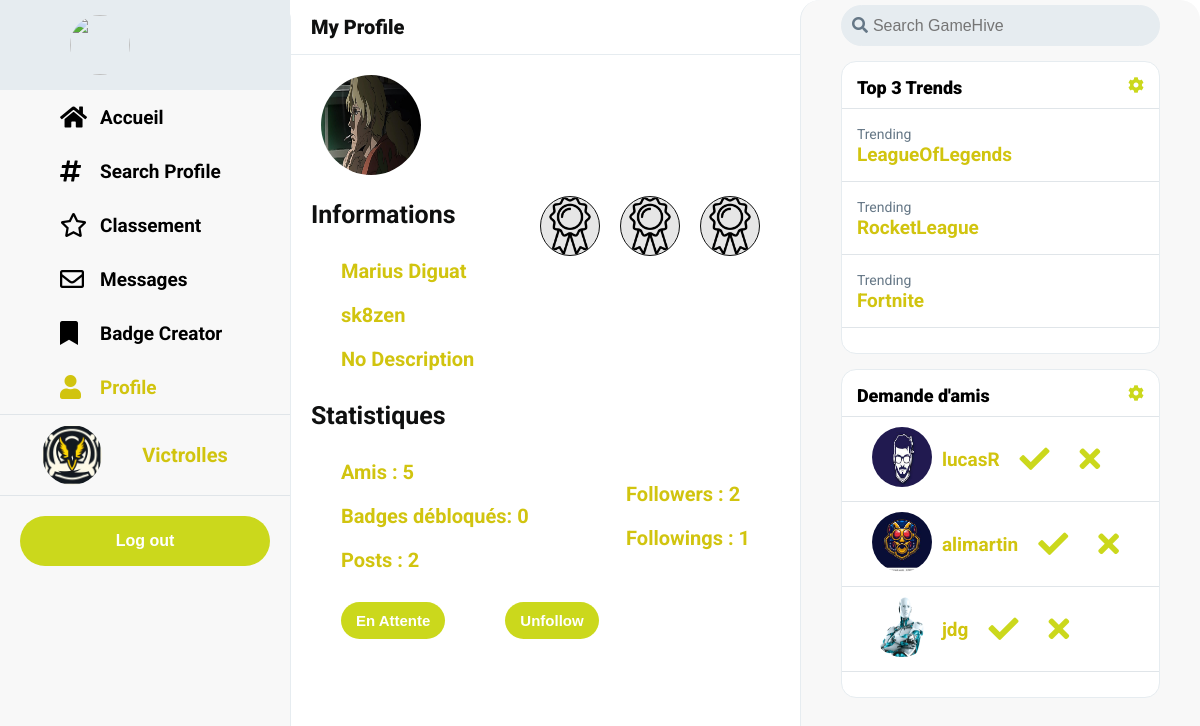
The page /profil.php?pseudo=sk8zen (signed in) on the database its author committed.
### tables this page shows
CREATE TABLE `profil` (
  `id` int(11) NOT NULL,
  `name` varchar(100) NOT NULL,
  `surname` varchar(100) NOT NULL,
  `pseudo` varchar(100) NOT NULL,
  `avatar` varchar(200) NOT NULL,
  `datedenaissance` date NOT NULL,
  `email` varchar(100) NOT NULL,
  `description` varchar(250) NOT NULL,
  `password` varchar(100) NOT NULL
);

CREATE TABLE `badge` (
  `id` int(11) NOT NULL,
  `image` varchar(200) NOT NULL,
  `description` varchar(100) NOT NULL,
  `id_game` int(11) NOT NULL
);

### php/database.php (called while the page is built, shortened)
<?php
function GetIdFromPseudo($pseudo) {
  global $conn;
  if (!isset($pseudo) || empty($pseudo)){
    $pseudo = $_COOKIE["pseudo"];
  }
  $sql = "SELECT
            *
          FROM
            profil
          WHERE
            pseudo = '$pseudo'";
  $result = $conn->query($sql);
  $row = $result->fetch_assoc();
  $id_profil = $row["id"];
  return $id_profil;
}
function GetNumberOfFriends($id_profil){
  global $conn;
  $sql = "SELECT
            *
          FROM
            friend
          WHERE
            id_profil1 = $id_profil
          OR
            id_profil2 = $id_profil";
  $result = $conn->query($sql);
  $number_of_friends = mysqli_num_rows($result);
  return $number_of_friends;
}
function GetNumberOfBadges($id_profil){
  global $conn;
  $sql = "SELECT
            *
          FROM
            unlocked_badge
          WHERE
            id_profil = $id_profil";
  $result = $conn->query($sql);
  $number_of_badges = mysqli_num_rows($result);
  return $number_of_badges;
}
function GetNumberOfPosts($id_profil){
  global $conn;
  $sql = "SELECT
            *
          FROM
            post
          WHERE
            id_profil = $id_profil";
  $result = $conn->query($sql);
  $number_of_posts = mysqli_num_rows($result);
  return $number_of_posts;
}
function GetNumberOfFollowers($id_profil){
  global $conn;
  $sql = "SELECT
            *
          FROM
            follow
          WHERE
            id_followed = $id_profil";
  $result = $conn->query($sql);
  $number_of_followers = mysqli_num_rows($result);
  return $number_of_followers;
}
function GetNumberOfFollowings($id_profil){
  global $conn;
  $sql = "SELECT
            *
          FROM
            follow
          WHERE
            id_follower = $id_profil";
  $result = $conn->query($sql);
  $number_of_followings = mysqli_num_rows($result);
  return $number_of_followings;
}
function CheckIfFollowing($id_follower, $id_followed){
  global $conn;
  $sql = "SELECT
            *
          FROM
            follow
          WHERE
            id_follower = $id_follower
          AND
            id_followed = $id_followed";
  $result = $conn->query($sql);
  if (mysqli_num_rows($result) > 0) {
    return true;
  } else {
    return false;
  }
}
function CheckIfFriend($id_profil1, $id_profil2){
  global $conn;
  $sql = "SELECT
            *
          FROM
            friend
          WHERE
            (id_profil1 = $id_profil1 AND id_profil2 = $id_profil2)
          OR
            (id_profil1 = $id_profil2 AND id_profil2 = $id_profil1)";
  $result = $conn->query($sql);
  if (mysqli_num_rows($result) > 0) {
    return true;
  } else {
    return false;
  }
}
function CheckIfAccepted($id_profil1, $id_profil2){
  global $conn;
  $sql = "SELECT
            accepter
          FROM
            friend
          WHERE
            (id_profil1 = $id_profil1 AND id_profil2 = $id_profil2)
          OR
            (id_profil1 = $id_profil2 AND id_profil2 = $id_profil1)";
  $result = $conn->query($sql);
  $row = $result->fetch_assoc();
  if (mysqli_num_rows($result) > 0){
    if ($row["accepter"] == 1){
      return true;
    } else {
      return false;
    }
  } else {
    return false;
  }
}
function CheckIfProfil1SentRequest($id_profil1, $id_profil2){
  global $conn;
  $sql = "SELECT
            *
          FROM
            friend
          WHERE
            id_profil1 = $id_profil1
          AND
            id_profil2 = $id_profil2";
  $result = $conn->query($sql);
  if (mysqli_num_rows($result) > 0) {
    return true;
  } else {
    return false;
  }
}
?>

### profil.php (the view, shortened to what this page needs)
<?php
include "php/database.php";
global $conn;
if (isset($_GET["pseudo"]) && $_GET["pseudo"] != ""){
    $pseudo = $_GET["pseudo"];
    $id_profil = GetIdFromPseudo($pseudo);
    $sql = "SELECT
                *
            FROM
                profil
            WHERE
                pseudo = '$pseudo'";
    $result = $conn->query($sql);
    $row = $result->fetch_assoc();
    $prenom = $row["name"];
    $nom = $row["surname"];
    $avatar = $row["avatar"];
    $description = $row["description"];
} else {
    header("location: accueil.php");
}
$numberOfFriends = GetNumberOfFriends($id_profil);
$numberOfBadges = GetNumberOfBadges($id_profil);
$numberOfPosts = GetNumberOfPosts($id_profil);
$numberOfFollowers = GetNumberOfFollowers($id_profil);
$numberOfFollowings = GetNumberOfFollowings($id_profil);
?>
<?php include "php/header.php"; ?>
<div class="grid-container">
    <?php require_once('php/left-sidebar.php'); ?>
    <div class="main profile">
        <p class="page__title">My Profile</p>
        <div class="container">
            <div class="profile__infos">
                <div class="left">
                    <img class='ico' src='<?php echo $avatar ?>' alt='avatar'>
                    <h2>Informations</h2>
                    <p><?php echo $prenom . " " . $nom; ?></p>
                    <p><?php echo $pseudo; ?></p>
                    <p><?php echo $description; ?></p>
                </div>
                <div class="right">
                    <?php
                    require_once('php/display_badges.php');
                    ?>
                </div>
            </div>
            <h2>Statistiques</h2>
            <div class="profile__stats">
                <div class="left">
                    <p>Amis : <?php echo $numberOfFriends; ?></p>
                    <p>Badges débloqués: <?php echo $numberOfBadges; ?></p>
                    <p>Posts : <?php echo $numberOfPosts; ?></p>
                </div>
                <div class="right">
                    <p>Followers : <?php echo $numberOfFollowers; ?></p>
                    <p>Followings : <?php echo $numberOfFollowings; ?></p>
                </div>
            </div>
            <?php
                if ($pseudo != $_COOKIE["pseudo"]){
                    $id_profil2 = GetIdFromPseudo($_COOKIE["pseudo"]);
                    echo "  <form action='php/friends_follows.php' method='post'>
                                <input type='hidden' name='id_profil' value='$id_profil'>
                                <input type='hidden' name='pseudo' value='$pseudo'>";
                    if (CheckIfFriend($id_profil2, $id_profil)){
                        if (CheckIfAccepted($id_profil2, $id_profil)){
                            echo "<input class = 'button__tweet' type='submit' name='submit' value='Unfriend'>";
                        } else {
                            if (CheckIfProfil1SentRequest($id_profil2, $id_profil))
                            {
                                echo "<input class = 'button__tweet' type='submit' name='submit' value='En Attente'>";
                            }else {
                                echo "<input class = 'button__tweet' type='submit' name='submit' value='Accepter'>";
                            }
                        }
                    } else {
                        echo "<input class = 'button__tweet' type='submit' name='submit' value='Addfriend'>";
                    }
                    if (CheckIfFollowing($id_profil2, $id_profil)){
                        echo "<input class = 'button__tweet' type='submit' name='submit' value='Unfollow'>";
                    } else {
                        echo "<input class = 'button__tweet' type='submit' name='submit' value='Follow'>";
                    }
                    echo "</form>";
                }
            ?>
        </div>
    </div>
    <?php require_once('php/right-sidebar.php'); ?>
</div>

### php/left-sidebar.php (shortened to what this page needs)
<?php
$pseudo_sidebar = $_COOKIE['pseudo'];
$sql = "SELECT
            *
        FROM
            profil
        WHERE
            pseudo = '$pseudo_sidebar'";
$result = $conn->query($sql);
$row = $result->fetch_assoc();
$avatar_sidebar = $row["avatar"];
$path = parse_url($_SERVER['REQUEST_URI'], PHP_URL_PATH);
$fileName = pathinfo($path, PATHINFO_FILENAME);
?>
<div class="sidebar">
    <ul style="list-style: none">
        <li>
            <img class="ico" src="images/avatar.png" alt="">
        </li>
        <li class="<?php echo ($fileName == 'accueil') ? 'active__menu' : ''; ?>">
            <i class="fa fa-home"></i>
            <span>
                <a href="accueil.php">
                    <p>Accueil</p>
                </a>
            </span>
        </li>
        <li class="<?php echo ($fileName == 'search_profile') ? 'active__menu' : ''; ?>">
            <i class="fa fa-hashtag"></i>
            <span>
                <a href="search_profile.php">
                    <p>Search Profile</p>
                </a>
            </span>
        </li>
        <li class="<?php echo ($fileName == 'classement') ? 'active__menu' : ''; ?>">
            <i class="far fa-star"></i>
            <span>
                <a href="classement.php">
                    <p>Classement</p>
                </a>
            </span>
        </li>
        <li class="<?php echo ($fileName == 'messagerie') ? 'active__menu' : ''; ?>">
            <i class="far fa-envelope"></i>
            <span>
                <a href="messagerie.php">
                    <p>Messages</p>
                </a>
            </span>
        </li>
        <li class="<?php echo ($fileName == 'badge_creator') ? 'active__menu' : ''; ?>">
            <i class="fa fa-bookmark"></i>
            <span>
                <a href="badge_creator.php">
                    <p>Badge Creator</p>
                </a>
            </span>
        </li>
        <li class="<?php echo ($fileName == 'profil') ? 'active__menu' : ''; ?>">
            <i class="fa fa-user"></i>
            <span>
                <a href=<?php echo "profil.php?pseudo=$pseudo_sidebar"?>>
                    <p>Profile</p>
                </a>
            </span>
        </li>
    </ul>
    <div class="profile">
        <img class="profile__avatar ico" src="<?php echo $avatar_sidebar; ?>" alt="">
        <div class="profile__info">
            <p class="profile__pseudo"><?php echo $pseudo_sidebar; ?></p>
        </div>
    </div>
    <form class="logout" method="post">
        <button class="sidebar__tweet" type="submit" name="deconnexion">Log out</button>
    </form>
</div>

### php/display_badges.php (shortened to what this page needs)
<?php
$id_profil = GetIdFromPseudo($pseudo);
$sql = "SELECT
            image
        FROM
            badge
        WHERE
            id = 40";
$result = $conn->query($sql);
$row = $result->fetch_assoc();
$default_image = $row["image"];
$sql = "SELECT
            BAD.id,
            BAD.image,
            BAD.description,
            BAD.id_game
        FROM
            unlocked_badge UNL
        INNER JOIN
            badge BAD
                ON
                    UNL.id_badge = BAD.id
        WHERE
            UNL.id_profil = '$id_profil'
        AND
            UNL.selected = 1";
$result = $conn->query($sql);
for ($i = 0; $i < 3; $i++) {
    echo "<div class='dropdown badges'>";
    if ($row = $result->fetch_assoc()) {
        $image = $row["image"];
        $id_badge = $row["id"];
        echo "<img class='dropbtn ico' src='$image' alt='badge'>";
    } else {
        echo "<img class='dropbtn ico' src='$default_image' alt='badge'>";
    }
    echo "</div>";
}

### php/right-sidebar.php (shortened to what this page needs)
<?php
$sql = "SELECT
            SUBSTRING(tag, 2) AS hashtag,
            COUNT(*) AS count
        FROM (  SELECT
                    SUBSTRING_INDEX(SUBSTRING_INDEX(texte, ' ', numbers.n), ' ', -1) AS tag
                FROM
                    post
                CROSS JOIN
                    (SELECT 1 n UNION SELECT 2 UNION SELECT 3 UNION SELECT 4 UNION SELECT 5) numbers
                WHERE
                    CHAR_LENGTH(texte) - CHAR_LENGTH(REPLACE(texte, ' ', '')) + 1 >= numbers.n) tags
        WHERE
            tag REGEXP '^#[a-zA-Z0-9_]+$'
        GROUP BY
            hashtag
        ORDER BY
            count DESC
        LIMIT 3;";
$data = mysqli_query($conn, $sql);
?>
<div class="right__sidebar">
    <div class="search-container">
        <a href="#" class="search-btn" onclick="submitForm();">
            <i class="fa fa-search"></i>
        </a>
        <form id="search-form" method="GET" action="search.php">
            <input type="text" name="search_texte" placeholder="Search GameHive" class="search-input">
        </form>
    </div>
    <div class="trends__container">
        <div class="trends__box">
            <div class="trends__header">
                <p>Top 3 Trends</p>
                <i class="fa fa-cog"></i>
            </div>
            <div class="trends__body">
                <?php
                while($row=mysqli_fetch_assoc($data))
                {
                    $hashtag = $row['hashtag'];
                    ?>
                    <div class="trend texte">
                        <span>Trending</span>
                        <?php echo "<a href='search.php?search_texte=$hashtag'><p>$hashtag</p></a>";?>
                    </div>
                <?php
                }
                ?>
            </div>
            <div class="trends__footer">
            </div>
        </div>
    </div>
    <?php
    $id_profil_self = GetIdFromPseudo("");
    $sql = "SELECT
                PRO.id,
                PRO.avatar,
                PRO.pseudo
            FROM
                friend FRI
            INNER JOIN
                profil PRO
                    ON
                        FRI.id_profil1 = PRO.id
            WHERE
                id_profil2 = $id_profil_self
            AND
                FRI.accepter = 0";
    $result = $conn->query($sql);
    ?>
    <div class="trends__container">
        <div class="trends__box">
            <div class="trends__header">
                <p>Demande d'amis</p>
                <i class="fa fa-cog"></i>
            </div>
            <div class="trends__body">
                <?php
                while($row=mysqli_fetch_assoc($result))
                {
                    $id = $row['id'];
                    $pseudo = $row['pseudo'];
                    $avatar = $row['avatar'];
                    echo "  <div class='friends__lists__item'>
                                <div class='avatar'>
                                    <a href='profil.php?pseudo=$pseudo'>
                                        <img class='ico' src='$avatar' alt='Avatar'>
                                    </a>
                                </div>
                                <div class='pseudo'>
                                    <a href='profil.php?pseudo=$pseudo'>
                                        <p>$pseudo</p>
                                    </a>
                                </div>
                                <div class='decision'>
                                    <a href='php/accepter.php?id=$id'>
                                        <i class='fa fa-check'></i>
                                    </a>
                                </div>
                                <div class='decision'>
                                    <a href='php/refuser.php?id=$id'>
                                        <i class='fa fa-times'></i>
                                    </a>
                                </div>
                            </div>";
                }
                ?>
            </div>
            <div class="trends__footer">
            </div>
        </div>
    </div>
</div>

### rows shown on the page
profil: avatar (picture)
profil: avatar (picture), name "Marius", surname "Diguat", description "No Description"
badge: image (picture)
profil: avatar (picture), pseudo "lucasR"
profil: avatar (picture), pseudo "alimartin"
profil: avatar (picture), pseudo "jdg"

### other values the page prints
$pseudo_sidebar "Victrolles"
$pseudo "sk8zen"
$numberOfFriends "5"
$numberOfBadges "0"
$numberOfPosts "2"
$numberOfFollowers "2"
$numberOfFollowings "1"
$hashtag "LeagueOfLegends"
$hashtag "RocketLeague"
$hashtag "Fortnite"
